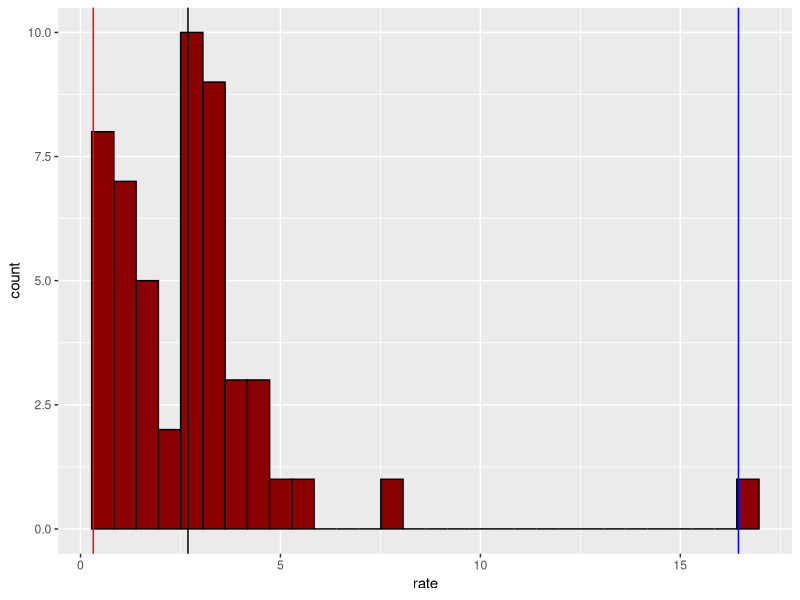
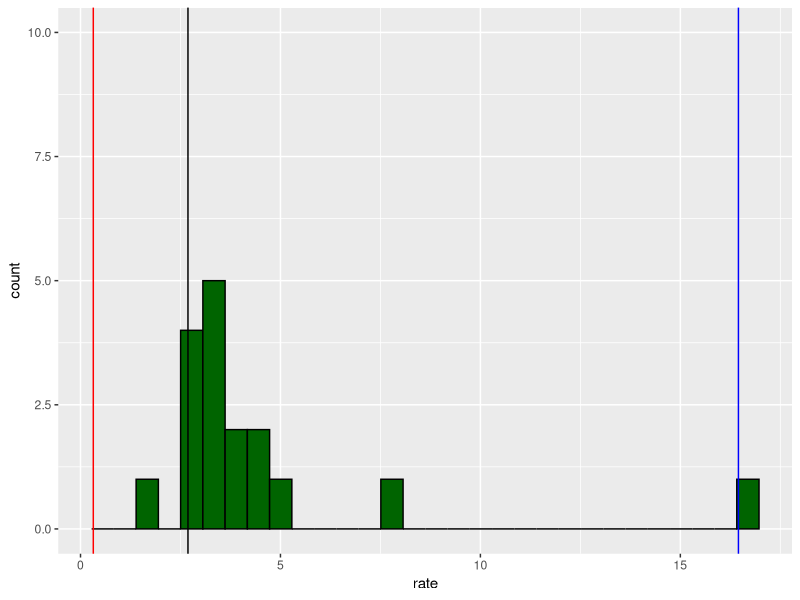

R code for these plots, in order:
# load the dataset

library(tidyverse)
library(dslabs)

data("murders") # this is not mandatory in this case

# 2. calculate the rate: number of murders per 100 000 of population

murders <- as_tibble(murders)

murders_rate <- murders %>% 
  mutate(rate = total / (population / 100000))

murders_rate

# 3. calculate some statistics about rate: min, max, median, average

murders_summary_usa <- murders_rate %>% 
  summarise(
    min_rate = min(rate),
    median_rate = median(rate),
    average_rate = mean(rate),
    max_rate = max(rate),
    count = n()
  )

murders_summary_usa


# 4. Exercise: calculate this summary for South regions
murders_in_south <- murders_rate %>% 
  filter(region == "South")

murders_summary_south <- murders_in_south %>%  
  summarise(
    min_rate = min(rate),
    median_rate = median(rate),
    average_rate = mean(rate),
    max_rate = max(rate),
    count = n()
  )

murders_summary_usa
murders_summary_south

murders_rate %>% 
  arrange(desc(rate))

# Visualization -----------------------------------------------------------

ggplot(murders_rate) +
  aes(x = rate) + 
  geom_histogram(fill = "darkred", color = "black") + 
  geom_vline(xintercept = murders_summary_usa$min_rate, colour = "red") + 
  geom_vline(xintercept = murders_summary_usa$median_rate) + 
  geom_vline(xintercept = murders_summary_usa$max_rate, colour = "blue") +
  ylim(NA, 10)

ggplot(murders_in_south) +
  aes(x = rate) + 
  geom_histogram(fill = "darkgreen", color = "black") + 
  geom_vline(xintercept = murders_summary_usa$min_rate, colour = "red") + 
  geom_vline(xintercept = murders_summary_usa$median_rate) + 
  geom_vline(xintercept = murders_summary_usa$max_rate, colour = "blue") +
  ylim(NA, 10)
